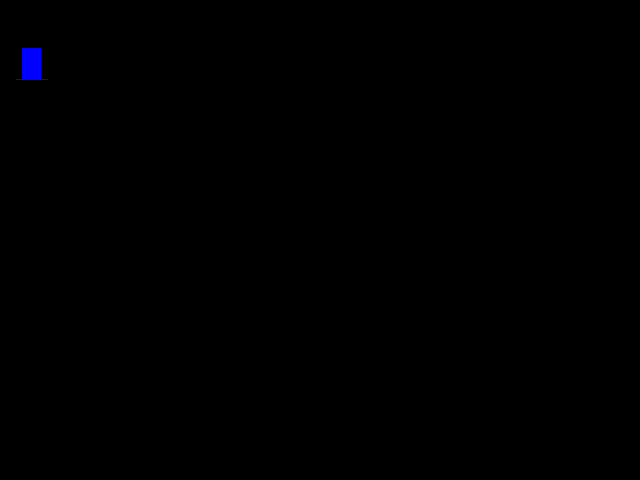

Tiled map render using the project's own tile images. Description and the map definition, with tile-layer contents summarised, below:
An orthogonal 40x30 tile map with 16x16 px tiles, 2 tile layers (collision, tiles), 4 tilesets.

<map version="1.0" orientation="orthogonal" width="40" height="30" tilewidth="16" tileheight="16">
 <tileset firstgid="1" name="collision" tilewidth="16" tileheight="16">
  <image source="collision.png" width="80" height="32" />
  <tile id="0">
   <properties>
    <property name="collision" value="" />
   </properties>
  </tile>
 </tileset>
 <tileset firstgid="11" name="tiles" tilewidth="16" tileheight="16">
  <image source="tiles.png" width="128" height="64" />
 </tileset>
 <tileset firstgid="43" name="porte" tilewidth="16" tileheight="16">
  <image source="porte.png" width="32" height="32" />
 </tileset>
 <tileset firstgid="47" name="FlecheG" tilewidth="16" tileheight="16">
  <image source="FlecheGauche.png" width="64" height="32" />
 </tileset>
 <layer name="collision" width="40" height="30">
  <properties>
   <property name="collision" value="" />
  </properties>
  <data>[1200 cells, 289 non-empty, 1 distinct tile ids]</data>
 </layer>
 <layer name="tiles" width="40" height="30">
  <data>[1200 cells, 4 non-empty, 4 distinct tile ids]</data>
 </layer>
</map>
